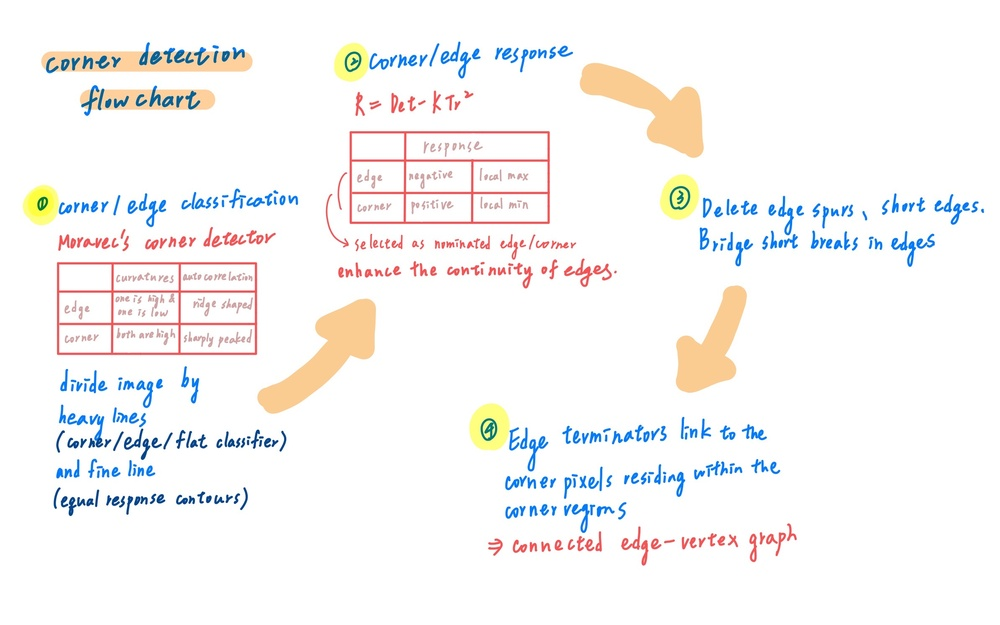
%> input picture hw8/flow chart.jpg, 1000 x 625 px, shrunk from 2386 x 1491 before the run, given in place of Baboon1.bmp, which was not available
$ octave hw2.m   (GNU Octave 9; MATLAB toolbox functions it lacks are replaced by stand-ins)
%> lines starting %> are read from the running program, lines starting %| are printed output that depends on the picture; pictures that were not available may be replaced by others from this repository, and a replacement may not be noted
im=double(imread("C:\Users\User\Desktop\專題\Pic\Baboon1.bmp")); %路徑需更改
figure()
image(im/255);
imshow(im/255);
T=[0.299,0.587,0.114;-0.169,-0.331,0.5;0.5,-0.419,-0.081];
M=inv(T);

s=size(im); %size of im
%> s = [625 1000 3]
a=s(1);
%> a = 625
b=s(2);
%> b = 1000
c=3;

%(3)lighten
Y=im(:,:,1)*0.299+im(:,:,2)*0.587+im(:,:,1)*0.114;
Cb=im(:,:,1)*(-0.169)+im(:,:,2)*(-0.331)+im(:,:,3)*0.5;
Cr=im(:,:,1)*0.5+im(:,:,2)*(-0.419)+im(:,:,3)*(-0.081);
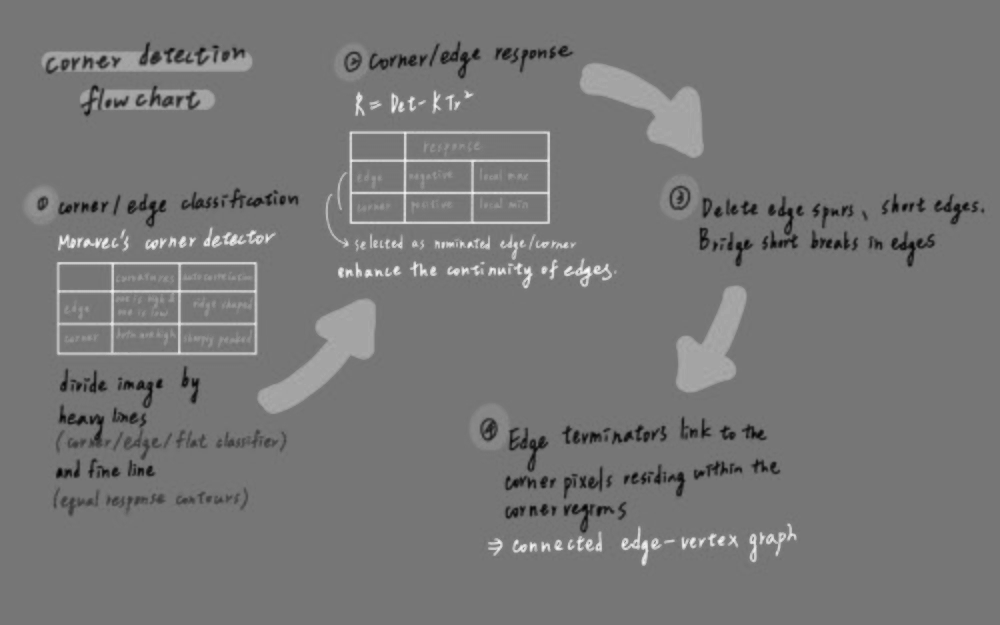
%> Cr: size 625x1000 double; min -71.4, max 82.18, mean 0.6; drawn with min black and max white

Y1=255*(Y/255).^0.28;
R1=Y1*1+Cb*(-0.0009)+Cr*1.4017;  %由X的反矩陣求出係數
G1=Y1*1+Cb*(-0.3437)+Cr*(-0.7142);
B1=Y1*1+Cb*1.7722+Cr*0.001;

im1=zeros(a,b,c);
im1(:, :, 1) = R1;
im1(:, :, 2) = G1;
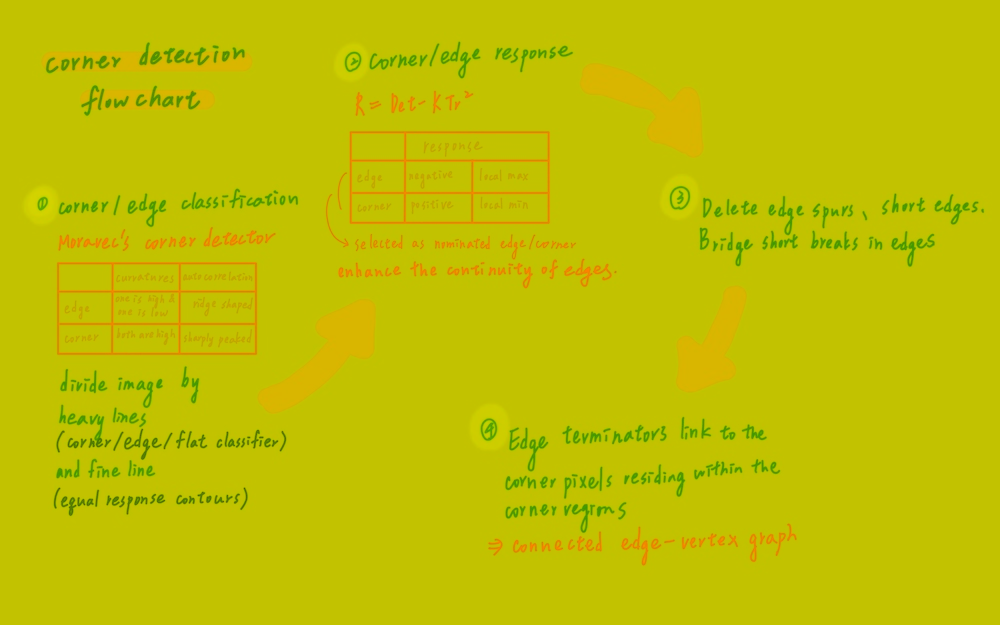
%> im1: size 625x1000x3 double; mean R, G, B 253, 251.8, 0; drawn with min black and max white
im1(:, :, 3) = B1;
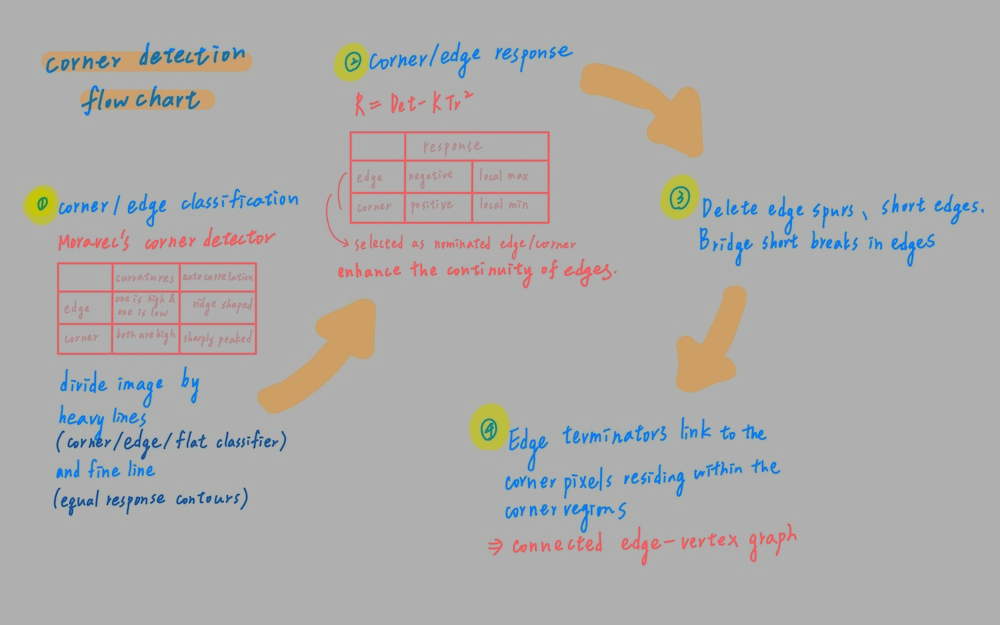
%> im1: size 625x1000x3 double; mean R, G, B 253, 251.8, 250.9; drawn with min black and max white
figure()
image(im1/255);
imshow(im1/255);
title("lighten");

%(3) darken
Y2=255*(Y/255).^2.5;
R2=Y2*1+Cb*(-0.0009)+Cr*1.4017;  %由X的反矩陣求出係數
G2=Y2*1+Cb*(-0.3437)+Cr*(-0.7142);
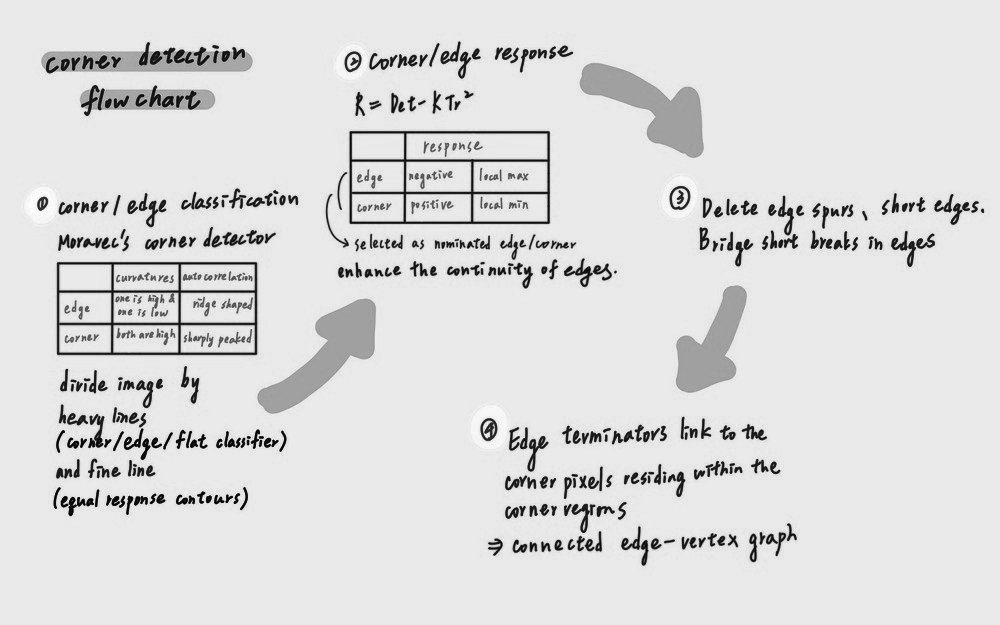
%> G2: size 625x1000 double; min 1.48, max 277.3, mean 240.4; drawn with min black and max white
B2=Y2*1+Cb*1.7722+Cr*0.001;

im2=zeros(a,b,c);
im2(:, :, 1) = R2;
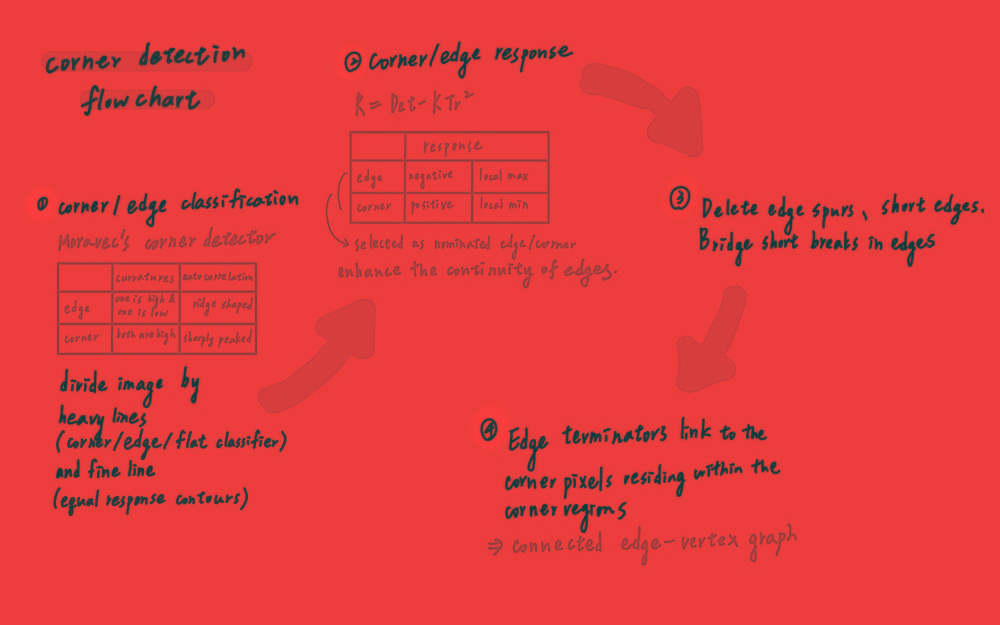
%> im2: size 625x1000x3 double; mean R, G, B 241.6, 0, 0; drawn with min black and max white
im2(:, :, 2) = G2;
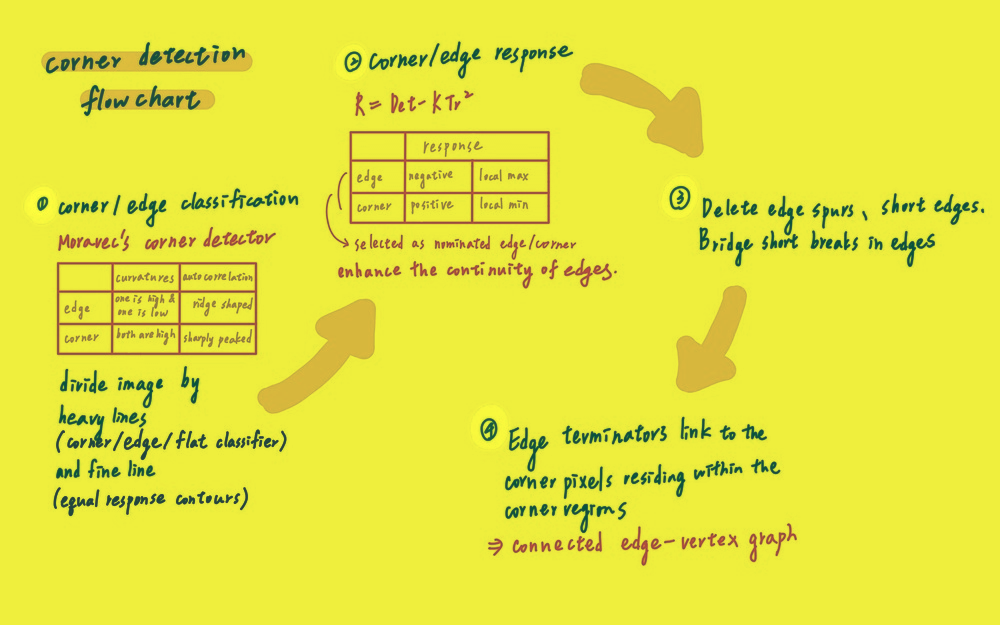
%> im2: size 625x1000x3 double; mean R, G, B 241.6, 240.4, 0; drawn with min black and max white
im2(:, :, 3) = B2;
figure()
image(im2/255);
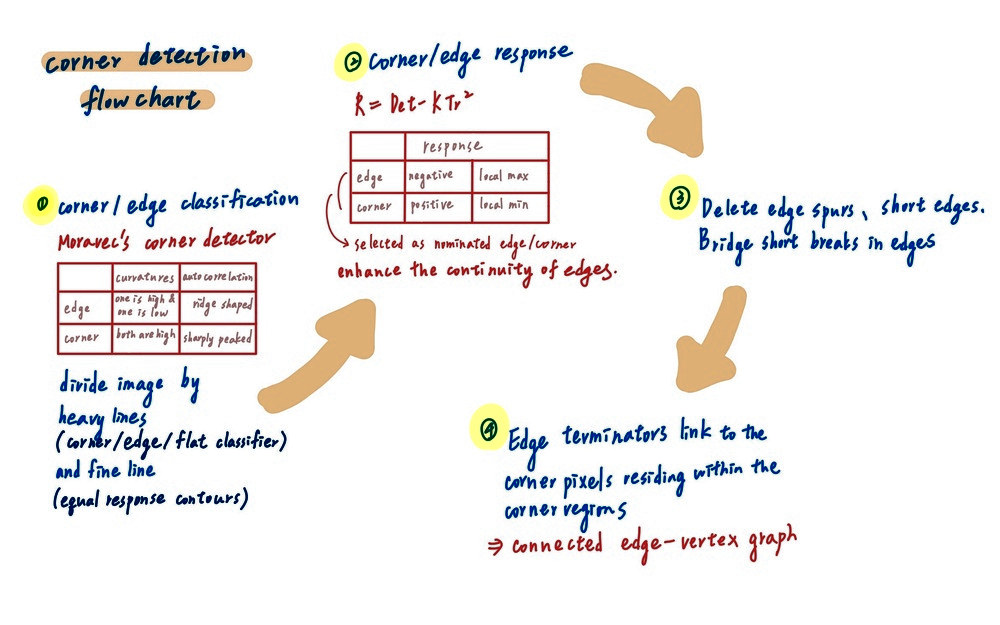
%> displayed picture: size 625x1000x3, on the screen's scale of 0 to 255; mean R, G, B 242.3, 240.4, 239.5
imshow(im2/255);
title("darken");

%(4) NRMSE
prompt1 = "first signal"; %input two signals(matrix)
A = input(prompt1);
%> the answer given: 3
prompt2 = "second signal";
B = input(prompt2);
%> the answer given: 3

D1=0;
S1=0;
l=size(A);
m=l(1);
n=l(2);

% [6 lines of commented-out code are left out]
D1=sum((B-A).^2, 'all');
S1=sum(A.^2, 'all');

NRSME=(D1/S1).^0.5;

%(4) PSNR
PSNR=10*log10((255.^2)*m*n/D1);
